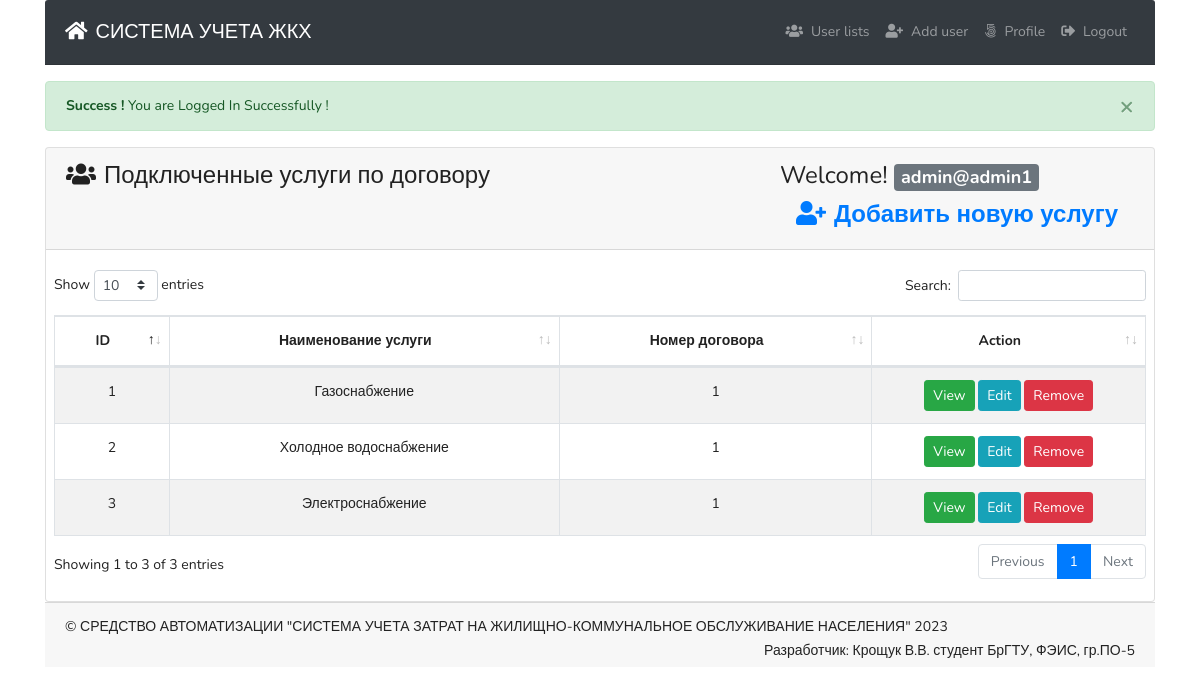
Page /contractSER.php (signed in) on the committed database.
### lib/Session.php (called while the page is built, shortened)
<?php
class Session{
  public static function get($key){
    if (isset($_SESSION[$key])) {
      return $_SESSION[$key];
    }else{
      return false;
    }
  }
}

### classes/Users.php (called while the page is built, shortened)
<?php
include 'lib/Database.php';
include_once 'lib/Session.php';
class Users{
  private $db;
  public function __construct(){
    $this->db = new Database();
  }
public function selectSERContract(){
  $sql = "SELECT
  `таб_часть_договор_на_пост`.`Код_таб_часть_дог_на_пост`,
  `сп_услуги`.`Наим_услуги`,
  `таб_часть_договор_на_пост`.`Номер_договора` ,
  `tbl_users`.`id`
    FROM `таб_часть_договор_на_пост`
    INNER JOIN `сп_услуги` ON `таб_часть_договор_на_пост`.`Код_услуги`=`сп_услуги`.`Код_услуги`
     INNER JOIN `оп_договор_на_пост` ON `таб_часть_договор_на_пост`.`Номер_договора`=`оп_договор_на_пост`.`Номер_договора`
     INNER JOIN `сп_адреса_обслуживания` ON `оп_договор_на_пост`.`Код_адрес_обслуж`=`сп_адреса_обслуживания`.`Код_адрес_обслуж`
     INNER JOIN `сп_потребители` ON `сп_адреса_обслуживания`.`Код_потреб`=`сп_потребители`.`Код_потреб`
     INNER JOIN `tbl_users` ON `сп_потребители`.`id`=`tbl_users`.`id`
    WHERE `оп_договор_на_пост`.`Номер_договора` = 1";
  $stmt = $this->db->pdo->prepare($sql);
  $stmt->execute();
  return $stmt->fetchAll(PDO::FETCH_OBJ);
}
}

### lib/Database.php (called while the page is built, shortened)
<?php
class  Database{
  public $pdo;
  public function __construct(){
    if (!isset($this->pdo)) {
      try {
        $link = new PDO('mysql:host='.DB_HOST.'; dbname='.DB_NAME, DB_USER, DB_PASS);
        $link->setAttribute(PDO::ATTR_ERRMODE, PDO::ERRMODE_EXCEPTION);
        $link->exec("SET CHARACTER SET utf8");
        $this->pdo  =  $link;
      } catch (PDOException $e) {
        die("Connection error...".$e->getMessage());
      }
    }
  }
}

### contractSER.php (the view, shortened to what this page needs)
<?php
include 'inc/header.php';
$logMsg = Session::get('logMsg');
if (isset($logMsg)) {
  echo $logMsg;
}
?>
      <div class="card ">
        <div class="card-header">
          <h3><i class="fas fa-users mr-2"></i>Подключенные услуги по договору <span class="float-right">Welcome! <strong>
                  <span class="badge badge-lg badge-secondary text-white">
<?php
$username = Session::get('username');
if (isset($username)) {
  echo $username;
}
 ?>
</span>
<?php
if ( Session::get("roleid") == '1')  {  ?>
  <a class="nav-link" href="#.php"><i class="fas fa-user-plus mr-2"></i>Добавить новую услугу </span></a>
  <?php  } ?>
        </strong></span></h3>
        </div>
        <div class="card-body pr-2 pl-2">
          <table id="example" class="table table-striped table-bordered" style="width:100%">
                  <thead>
                    <tr>
                     <th  class="text-center">ID</th>
                      <th  class="text-center">Наименование услуги</th>
                      <th  class="text-center">Номер договора</th>
                      <?php
if ( Session::get("roleid") == '1')  {  ?>
                      <th  width='25%' class="text-center">Action</th>
                    </tr>
                    <?php } ?>
                  </thead>
                  <tbody>
                    <?php
                      if ( Session::get("roleid") == '1') {
                      $allUser = $users->selectSERContract();
                      if ($allUser) {
                        $i = 0;
                        foreach ($allUser as  $value) {
                          $i++;
                     ?>
                      <tr class="text-center"
                     <?php if (Session::get("id") == $value->Код_таб_часть_дог_на_пост) {
                        echo "style='background:#d9edf7' ";
                      } ?>
                      >
                        <td><?php echo $i; ?></td>
                        <td><?php echo $value->Наим_услуги; ?></td>
                        <td><?php echo $value->Номер_договора; ?></td>
                        <td>
                          <?php if ( Session::get("roleid") == '1') {?>
                            <a class="btn btn-success btn-sm
                            " href="profile.php?id=<?php echo $value->id;?>">View</a>
                            <a class="btn btn-info btn-sm " href="profile.php?id=<?php echo $value->id;?>">Edit</a>
                            <a onclick="return confirm('Are you sure To Delete ?')" class="btn btn-danger
                    <?php if (Session::get("id") == $value->id) {
                      echo "disabled";
                    } ?>
                             btn-sm " href="?remove=<?php echo $value->id;?>">Remove</a>
                        <?php  }
                         ?>
                        </td>
                      </tr>
                    <?php }}else{ ?>
                      <tr class="text-center">
                      <td>No user availabe now !</td>
                    </tr>
                    <?php }} ?>
                  </tbody>
              </table>
        </div>
      </div>
  <?php
  include 'inc/footer.php';
  ?>

### rows in the picture
таб_часть_договор_на_пост: Код_услуги.Наим_услуги "Газоснабжение", Номер_договора "1"
таб_часть_договор_на_пост: Код_услуги.Наим_услуги "Холодное водоснабжение", Номер_договора "1"
таб_часть_договор_на_пост: Код_услуги.Наим_услуги "Электроснабжение", Номер_договора "1"

### other values in the picture
$logMsg "× Success ! You are Logged In Successfully !"
$username "admin@admin1"
